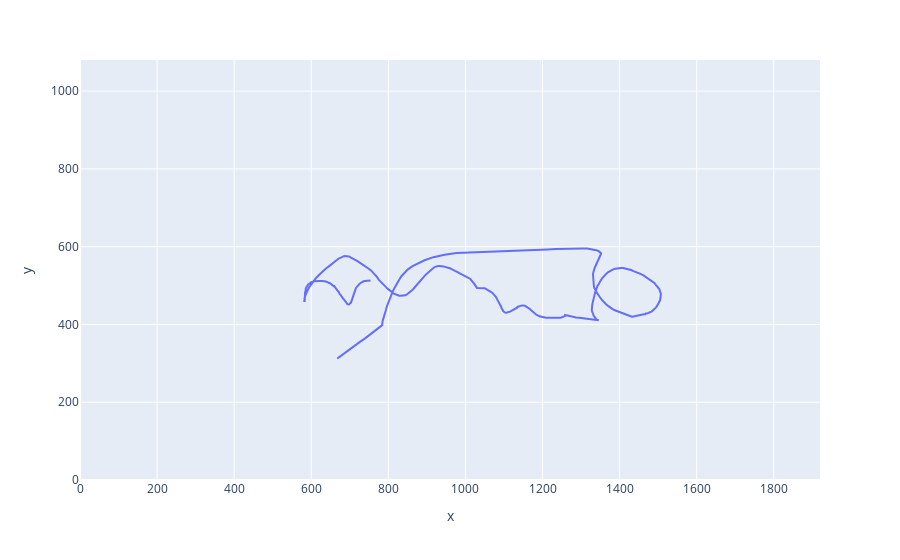

The cell this chart's notebook holds for it:
### Code cell
px.line(df, x="x", y="y", range_x=[0,1920], range_y=[0,1080])

### Figure 1 — Plotly figure (JSON) as saved in the notebook; plotly's stock layout.template omitted (floating-point values rounded to 4 significant figures; data arrays with more than 128 entries replaced by an {"elided": "..."} marker saying what was removed)
{"data": [{"hovertemplate": "x=%{x}<br>y=%{y}<extra></extra>", "legendgroup": "", "line": {"color": "#636efa", "dash": "solid"}, "marker": {"symbol": "circle"}, "mode": "lines", "name": "", "orientation": "v", "showlegend": false, "type": "scatter", "x": {"elided": "649 int values"}, "xaxis": "x", "y": {"elided": "649 int values"}, "yaxis": "y"}], "layout": {"legend": {"tracegroupgap": 0}, "margin": {"t": 60}, "xaxis": {"anchor": "y", "domain": [0, 1], "range": [0, 1920], "title": {"text": "x"}}, "yaxis": {"anchor": "x", "domain": [0, 1], "range": [0, 1080], "title": {"text": "y"}}}}
